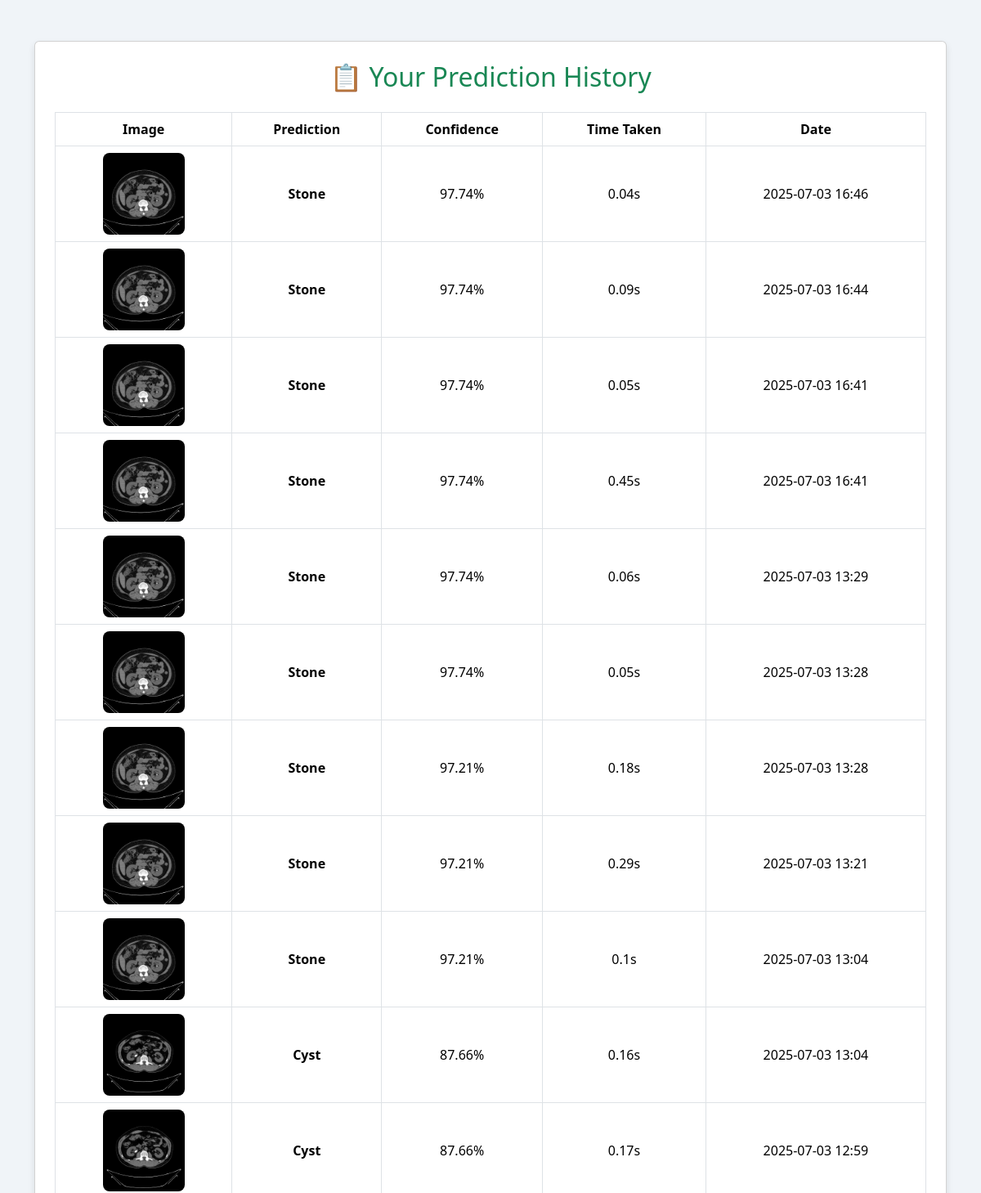
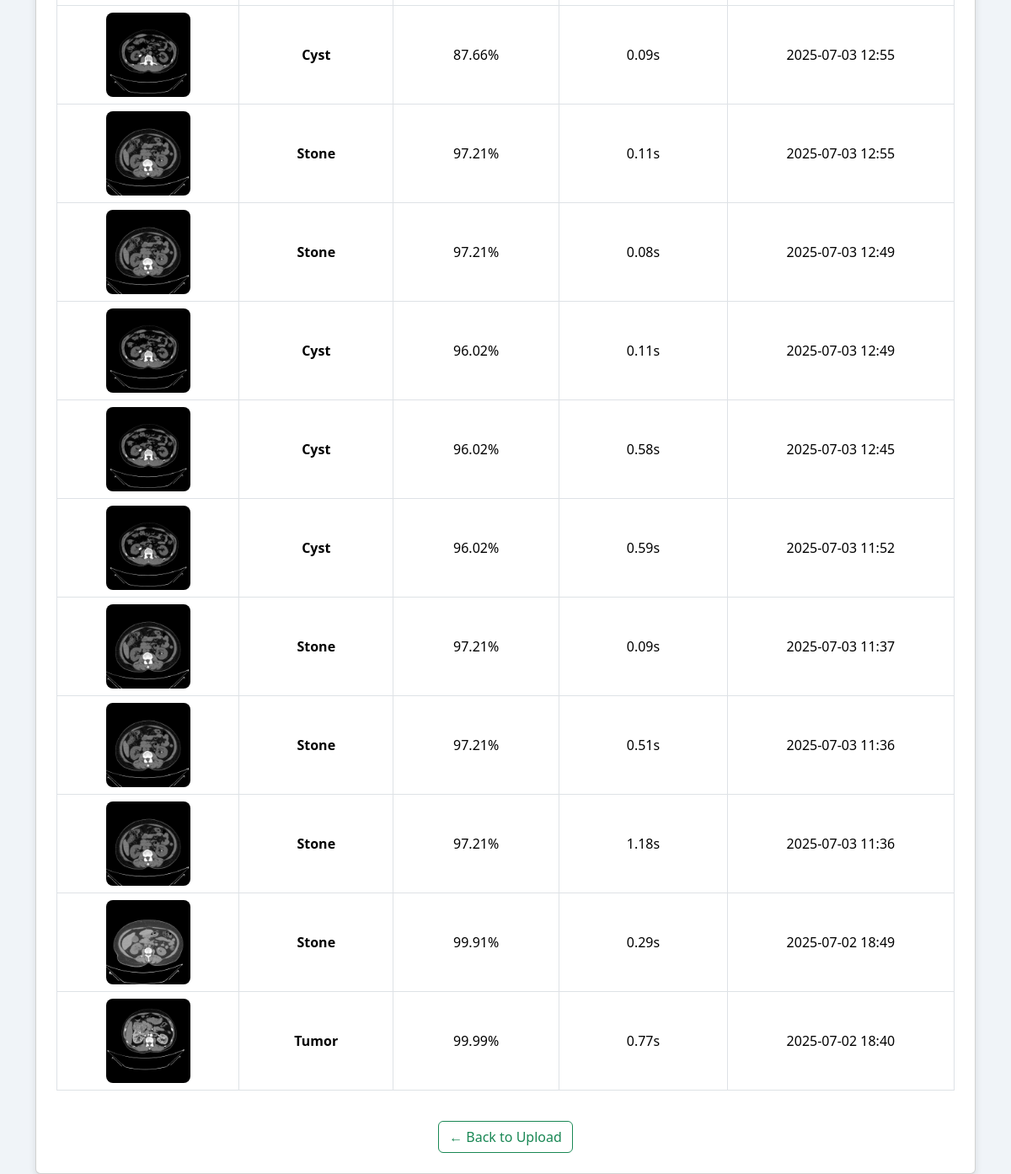
/history/ (signed in), run on the app's committed database (2 pictures, top to bottom).
### classifier/models.py (models this page shows, shortened)
class Prediction(models.Model):
    user = models.ForeignKey(User, on_delete=models.CASCADE, null=True, blank=True)  # Optional
    image = models.ImageField(upload_to='uploads/')
    image_name = models.CharField(max_length=255, null=True, blank=True)
    prediction = models.CharField(max_length=50)
    confidence = models.FloatField()
    all_confidences = models.JSONField(null=True, blank=True)  # all class probabilities
    time_taken = models.FloatField()
    model_version = models.CharField(max_length=20, default="YOLOv8")
    timestamp = models.DateTimeField(auto_now_add=True)

### classifier/views.py (the view)
# urls.py: path('history/', views.history_view, name='history'),
@login_required
def history_view(request):
    predictions = Prediction.objects.filter(user=request.user).order_by('-timestamp')
    return render(request, 'history.html', {'predictions': predictions})

### classifier/templates/history.html (shortened to what this page needs)
<!DOCTYPE html>
<html lang="en">
<head>
    <link href="https://cdn.jsdelivr.net/npm/bootstrap@5.3.3/dist/css/bootstrap.min.css" rel="stylesheet">
</head>
<body>
    <div class="container">
        <div class="card p-4">
            <h2 class="mb-4 text-center text-success">📋 Your Prediction History</h2>
            {% if predictions %}
            <div class="table-responsive">
                <table class="table table-bordered table-hover align-middle text-center">
                    <thead>
                        <tr>
                            <th>Image</th>
                            <th>Prediction</th>
                            <th>Confidence</th>
                            <th>Time Taken</th>
                            <th>Date</th>
                        </tr>
                    </thead>
                    <tbody>
                        {% for record in predictions %}
                        <tr>
                            <td><img src="{{ record.image.url }}" alt="Prediction Image" width="100"></td>
                            <td><strong>{{ record.prediction }}</strong></td>
                            <td>{{ record.confidence }}%</td>
                            <td>{{ record.time_taken }}s</td>
                            <td>{{ record.timestamp|date:"Y-m-d H:i" }}</td>
                        </tr>
                        {% endfor %}
                    </tbody>
                </table>
            </div>
            {% else %}
            <p class="text-muted text-center">No predictions made yet.</p>
            {% endif %}
            <div class="text-center back-link">
                <a href="{% url 'upload' %}" class="btn btn-outline-success">← Back to Upload</a>
            </div>
        </div>
    </div>
</body>
</html>

### classifier/templates/history.html (style rules this page uses)
body { background: #f0f4f8; font-family: 'Segoe UI', sans-serif; }
.container { margin-top: 50px; }
.card { box-shadow: 0 4px 8px rgba(0, 0, 0, 0.1); }
th { background-color: #00695c; color: white; }
img { border-radius: 8px; }
.back-link { margin-top: 20px; }

### data on the page
Prediction: image (picture), prediction "Stone", confidence "97.74", time_taken "0.04", timestamp "2025-07-03 16:46"
Prediction: image (picture), prediction "Stone", confidence "97.74", time_taken "0.09", timestamp "2025-07-03 16:44"
Prediction: image (picture), prediction "Stone", confidence "97.74", time_taken "0.05", timestamp "2025-07-03 16:41"
Prediction: image (picture), prediction "Stone", confidence "97.74", time_taken "0.45", timestamp "2025-07-03 16:41"
Prediction: image (picture), prediction "Stone", confidence "97.74", time_taken "0.06", timestamp "2025-07-03 13:29"
Prediction: image (picture), prediction "Stone", confidence "97.74", time_taken "0.05", timestamp "2025-07-03 13:28"
Prediction: image (picture), prediction "Stone", confidence "97.21", time_taken "0.18", timestamp "2025-07-03 13:28"
Prediction: image (picture), prediction "Stone", confidence "97.21", time_taken "0.29", timestamp "2025-07-03 13:21"
Prediction: image (picture), prediction "Stone", confidence "97.21", time_taken "0.1", timestamp "2025-07-03 13:04"
Prediction: image (picture), prediction "Cyst", confidence "87.66", time_taken "0.16", timestamp "2025-07-03 13:04"
Prediction: image (picture), prediction "Cyst", confidence "87.66", time_taken "0.17", timestamp "2025-07-03 12:59"
Prediction: image (picture), prediction "Cyst", confidence "87.66", time_taken "0.09", timestamp "2025-07-03 12:55"
Prediction: image (picture), prediction "Stone", confidence "97.21", time_taken "0.11", timestamp "2025-07-03 12:55"
Prediction: image (picture), prediction "Stone", confidence "97.21", time_taken "0.08", timestamp "2025-07-03 12:49"
Prediction: image (picture), prediction "Cyst", confidence "96.02", time_taken "0.11", timestamp "2025-07-03 12:49"
Prediction: image (picture), prediction "Cyst", confidence "96.02", time_taken "0.58", timestamp "2025-07-03 12:45"
Prediction: image (picture), prediction "Cyst", confidence "96.02", time_taken "0.59", timestamp "2025-07-03 11:52"
Prediction: image (picture), prediction "Stone", confidence "97.21", time_taken "0.09", timestamp "2025-07-03 11:37"
Prediction: image (picture), prediction "Stone", confidence "97.21", time_taken "0.51", timestamp "2025-07-03 11:36"
Prediction: image (picture), prediction "Stone", confidence "97.21", time_taken "1.18", timestamp "2025-07-03 11:36"
Prediction: image (picture), prediction "Stone", confidence "99.91", time_taken "0.29", timestamp "2025-07-02 18:49"
Prediction: image (picture), prediction "Tumor", confidence "99.99", time_taken "0.77", timestamp "2025-07-02 18:40"
